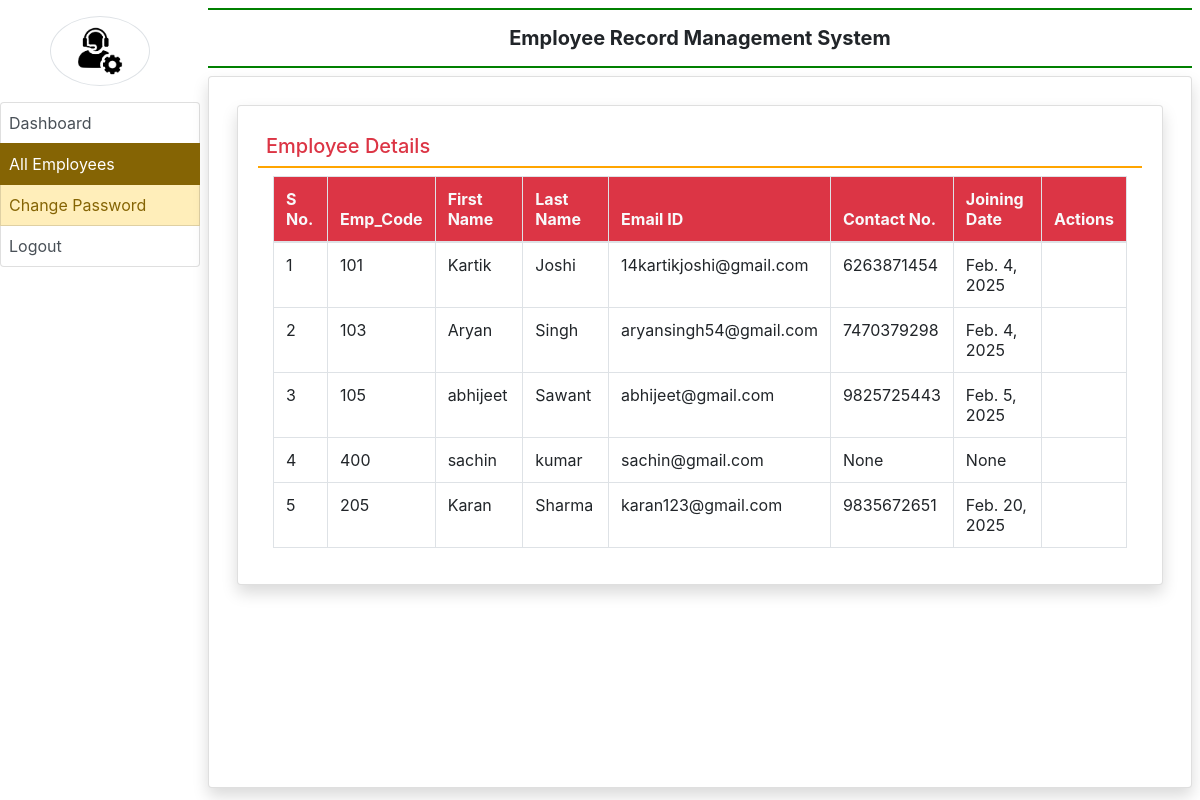
/all_employees/ (signed in), run on the app's committed database.
### employee/models.py (models this page shows, shortened)
class EmployeeDetail(models.Model):
    user = models.ForeignKey(User,on_delete=models.CASCADE)
    empcode = models.CharField(max_length=50)
    empdept = models.CharField(max_length=100,null=True)
    designation = models.CharField(max_length=100,null=True)
    contact = models.CharField(max_length=15,null=True)
    gender = models.CharField(max_length=50,null=True)
    joiningdate = models.DateField(null=True)

### employee/views.py (the view)
# urls.py: path('all_employees/',all_employees,name = 'all_employees'),
def all_employees(request):
    if not request.user.is_authenticated:
        return redirect('admin_login')
    employee = EmployeeDetail.objects.all()
    return render(request,'all_employees.html',locals())

### employee/templates/all_employees.html (shortened to what this page needs)
{% extends 'admin_base.html' %}
{% block main %}
<div class=" card shadow m-2">
    <div class="card-body">
        <h5 class="p-2 text-danger" style=" border-bottom : 2px solid orange ">Employee Details </h5>
        <div class=" container-fluid">
            <table class="table table-bordered table-hover" id="example">
                <thead class="text-light bg-danger">
                    <tr>
                        <th>S No.</th>
                        <th>Emp_Code</th>
                        <th>First Name</th>
                        <th>Last Name </th>
                        <th>Email ID</th>
                        <th>Contact No.</th>
                        <th>Joining Date</th>
                        <th>Actions</th>
                    </tr>
                </thead>
                <tbody>
                    {% for i in employee%}
                    <tr>
                        <td>{{forloop.counter}}</td>
                        <td>{{i.empcode}}</td>
                        <td>{{i.user.first_name}}</td>
                        <td>{{i.user.last_name}}</td>
                        <td>{{i.user.username}}</td>
                        <td>{{i.contact}}</td>
                        <td>{{i.joiningdate}}</td>
                        <td>
                        </td>
                    </tr>
                    {% endfor%}
                </tbody>
            </table>
        </div>
    </div>
</div>
{% endblock %}

### data on the page
EmployeeDetail: empcode "101", user.first_name "Kartik", user.last_name "Joshi", user.username "14kartikjoshi@gmail.com", contact "6263871454", joiningdate "Feb. 4, 2025"
EmployeeDetail: empcode "103", user.first_name "Aryan", user.last_name "Singh", user.username "aryansingh54@gmail.com", contact "7470379298", joiningdate "Feb. 4, 2025"
EmployeeDetail: empcode "105", user.first_name "abhijeet", user.last_name "Sawant", user.username "abhijeet@gmail.com", contact "9825725443", joiningdate "Feb. 5, 2025"
EmployeeDetail: empcode "400", user.first_name "sachin", user.last_name "kumar", user.username "sachin@gmail.com", contact "None", joiningdate "None"
EmployeeDetail: empcode "205", user.first_name "Karan", user.last_name "Sharma", user.username "karan123@gmail.com", contact "9835672651", joiningdate "Feb. 20, 2025"
